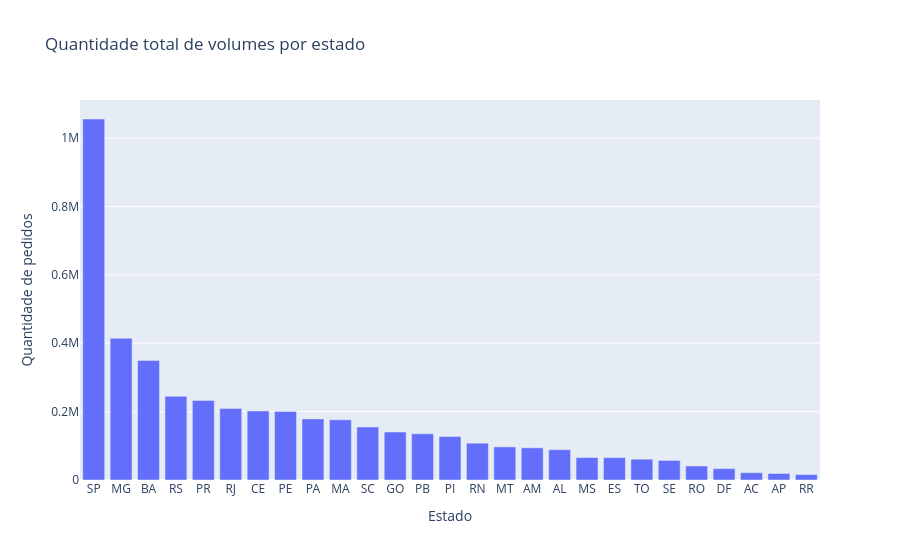

Notebook code cell kept with this figure:
### Markdown cell above
## Avaliando a distribuição do volume de pedidos por estado

### Code cell
base_estado = (
    base
    .groupby("estado", as_index=False)
    .agg(
        total_pedidos=("total_volumes_mascarado", "sum")
    )
    .sort_values("total_pedidos", ascending=False)
)

fig = px.bar(
    base_estado,
    x="estado",
    y="total_pedidos",
    title="Quantidade total de volumes por estado",
    labels={
        "estado": "Estado",
        "total_pedidos": "Quantidade de pedidos"
    },
    hover_data={
        "total_pedidos": ":,.0f"
    }
)

fig.show()

### Figure 1 — Plotly figure (JSON) as saved in the notebook; plotly's stock layout.template omitted (floating-point values rounded to 4 significant figures)
{"data": [{"hovertemplate": "Estado=%{x}<br>Quantidade de pedidos=%{y:,.0f}<extra></extra>", "legendgroup": "", "marker": {"color": "#636efa", "pattern": {"shape": ""}}, "name": "", "orientation": "v", "showlegend": false, "textposition": "auto", "type": "bar", "x": ["SP", "MG", "BA", "RS", "PR", "RJ", "CE", "PE", "PA", "MA", "SC", "GO", "PB", "PI", "RN", "MT", "AM", "AL", "MS", "ES", "TO", "SE", "RO", "DF", "AC", "AP", "RR"], "xaxis": "x", "y": [1055729, 414395, 349617, 244968, 232747, 209335, 201983, 200563, 178744, 176191, 155101, 140371, 135197, 126943, 107721, 96808, 94104, 88625, 65671, 65507, 60821, 57236, 40904, 33311, 21307, 19038, 16011], "yaxis": "y"}], "layout": {"barmode": "relative", "legend": {"tracegroupgap": 0}, "title": {"text": "Quantidade total de volumes por estado"}, "xaxis": {"anchor": "y", "domain": [0, 1], "title": {"text": "Estado"}}, "yaxis": {"anchor": "x", "domain": [0, 1], "title": {"text": "Quantidade de pedidos"}}}}
